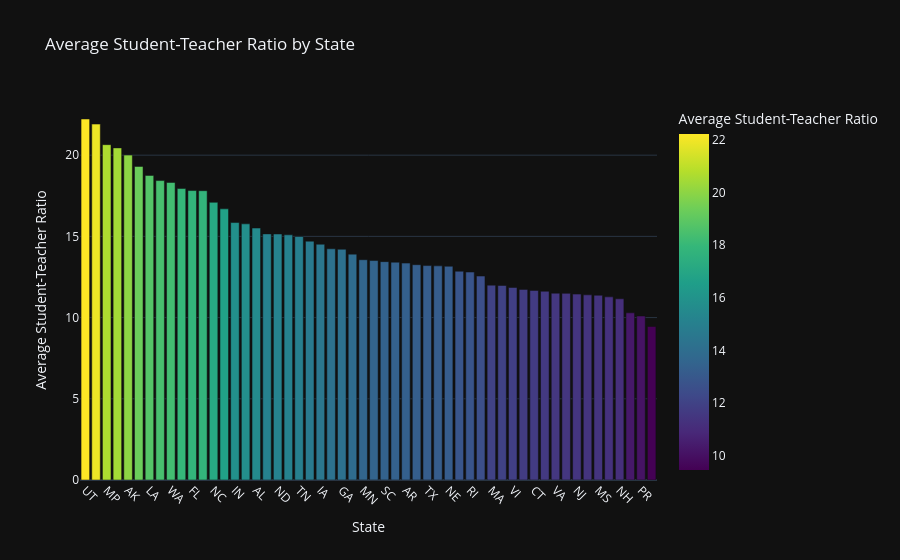

Source (notebook cell):
### Code cell
#bar Plot


fig = px.bar(average_ratio_state_filtered, 
             x='STATE', 
             y='STUDENT_TEACHER_RATIO',
             title='Average Student-Teacher Ratio by State',
             labels={'STATE': 'State', 'STUDENT_TEACHER_RATIO': 'Average Student-Teacher Ratio'},
             color='STUDENT_TEACHER_RATIO',  
             color_continuous_scale='Viridis',  
             template='plotly_dark')  

fig.update_layout(xaxis_title='State', yaxis_title='Average Student-Teacher Ratio', 
                  xaxis_tickangle=45)  
fig.show()

### Figure 1 — Plotly figure (JSON) as saved in the notebook; plotly's stock layout.template omitted (floating-point values rounded to 4 significant figures)
{"data": [{"alignmentgroup": "True", "hovertemplate": "State=%{x}<br>Average Student-Teacher Ratio=%{marker.color}<extra></extra>", "legendgroup": "", "marker": {"color": [22.23, 21.91, 20.65, 20.45, 20.0, 19.31, 18.75, 18.43, 18.32, 17.94, 17.82, 17.81, 17.1, 16.69, 15.85, 15.77, 15.51, 15.15, 15.15, 15.1, 14.99, 14.7, 14.52, 14.23, 14.21, 13.91, 13.56, 13.51, 13.45, 13.41, 13.35, 13.26, 13.2, 13.18, 13.16, 12.86, 12.8, 12.56, 12.0, 11.98, 11.86, 11.74, 11.67, 11.62, 11.5, 11.49, 11.45, 11.4, 11.37, 11.28, 11.16, 10.29, 10.1, 9.45], "coloraxis": "coloraxis", "pattern": {"shape": ""}}, "name": "", "offsetgroup": "", "orientation": "v", "showlegend": false, "textposition": "auto", "type": "bar", "x": ["UT", "ID", "MP", "CA", "AK", "NV", "LA", "OR", "WA", "MI", "FL", "OH", "NC", "CO", "IN", "OK", "AL", "WI", "ND", "KY", "TN", "NM", "IA", "HI", "GA", "MD", "MN", "KS", "SC", "SD", "AR", "PA", "TX", "DE", "NE", "IL", "RI", "WV", "MA", "VT", "VI", "MO", "CT", "DC", "VA", "NY", "NJ", "WY", "MS", "MT", "NH", "ME", "PR", "AZ"], "xaxis": "x", "y": [22.23, 21.91, 20.65, 20.45, 20.0, 19.31, 18.75, 18.43, 18.32, 17.94, 17.82, 17.81, 17.1, 16.69, 15.85, 15.77, 15.51, 15.15, 15.15, 15.1, 14.99, 14.7, 14.52, 14.23, 14.21, 13.91, 13.56, 13.51, 13.45, 13.41, 13.35, 13.26, 13.2, 13.18, 13.16, 12.86, 12.8, 12.56, 12.0, 11.98, 11.86, 11.74, 11.67, 11.62, 11.5, 11.49, 11.45, 11.4, 11.37, 11.28, 11.16, 10.29, 10.1, 9.45], "yaxis": "y"}], "layout": {"autosize": true, "barmode": "relative", "coloraxis": {"colorbar": {"title": {"text": "Average Student-Teacher Ratio"}}, "colorscale": [[0, "#440154"], [0.1111, "#482878"], [0.2222, "#3e4989"], [0.3333, "#31688e"], [0.4444, "#26828e"], [0.5556, "#1f9e89"], [0.6667, "#35b779"], [0.7778, "#6ece58"], [0.8889, "#b5de2b"], [1, "#fde725"]]}, "legend": {"tracegroupgap": 0}, "title": {"text": "Average Student-Teacher Ratio by State"}, "xaxis": {"anchor": "y", "autorange": true, "domain": [0, 1], "range": [-0.5, 53.5], "tickangle": 45, "title": {"text": "State"}, "type": "category"}, "yaxis": {"anchor": "x", "autorange": true, "domain": [0, 1], "range": [0, 23.4], "title": {"text": "Average Student-Teacher Ratio"}, "type": "linear"}}}
